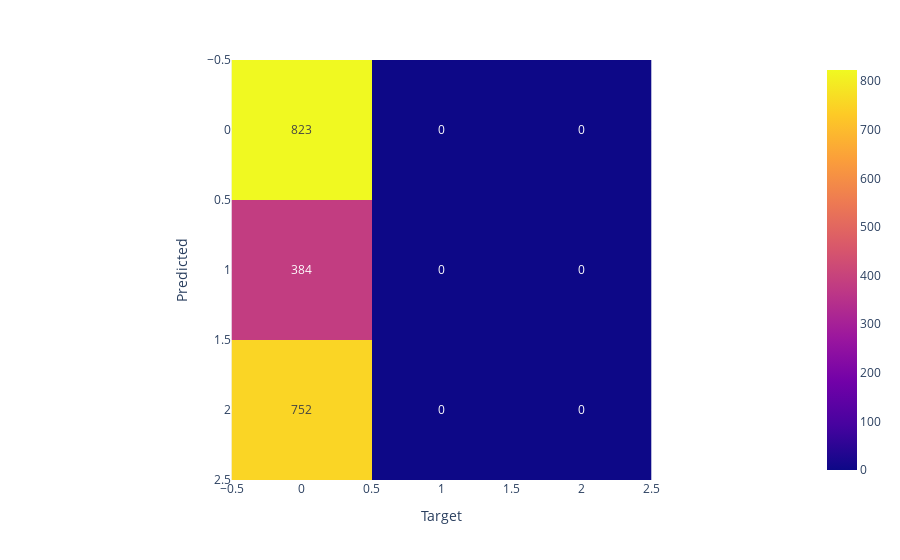

Notebook cell for this chart:
### Code cell
import plotly.express as px

def build_matrix(y_test, y_predict):
    matrix_data = metrics.confusion_matrix(y_test, y_predict)
    print(matrix_data)
    plt.rcParams['figure.figsize'] = (10, 10)
    fig = px.imshow(matrix_data, text_auto=True)
    return fig.update_layout(xaxis_title = "Target", yaxis_title = "Predicted")

build_matrix(y_test, y_predict)

### Figure 1 — Plotly figure (JSON) as saved in the notebook; plotly's stock layout.template omitted (floating-point values rounded to 4 significant figures)
{"data": [{"coloraxis": "coloraxis", "hovertemplate": "x: %{x}<br>y: %{y}<br>color: %{z}<extra></extra>", "name": "0", "texttemplate": "%{z}", "type": "heatmap", "xaxis": "x", "yaxis": "y", "z": [[823, 0, 0], [384, 0, 0], [752, 0, 0]]}], "layout": {"coloraxis": {"colorscale": [[0, "#0d0887"], [0.1111, "#46039f"], [0.2222, "#7201a8"], [0.3333, "#9c179e"], [0.4444, "#bd3786"], [0.5556, "#d8576b"], [0.6667, "#ed7953"], [0.7778, "#fb9f3a"], [0.8889, "#fdca26"], [1, "#f0f921"]]}, "margin": {"t": 60}, "xaxis": {"anchor": "y", "constrain": "domain", "domain": [0, 1], "scaleanchor": "y", "title": {"text": "Target"}}, "yaxis": {"anchor": "x", "autorange": "reversed", "constrain": "domain", "domain": [0, 1], "title": {"text": "Predicted"}}}}
